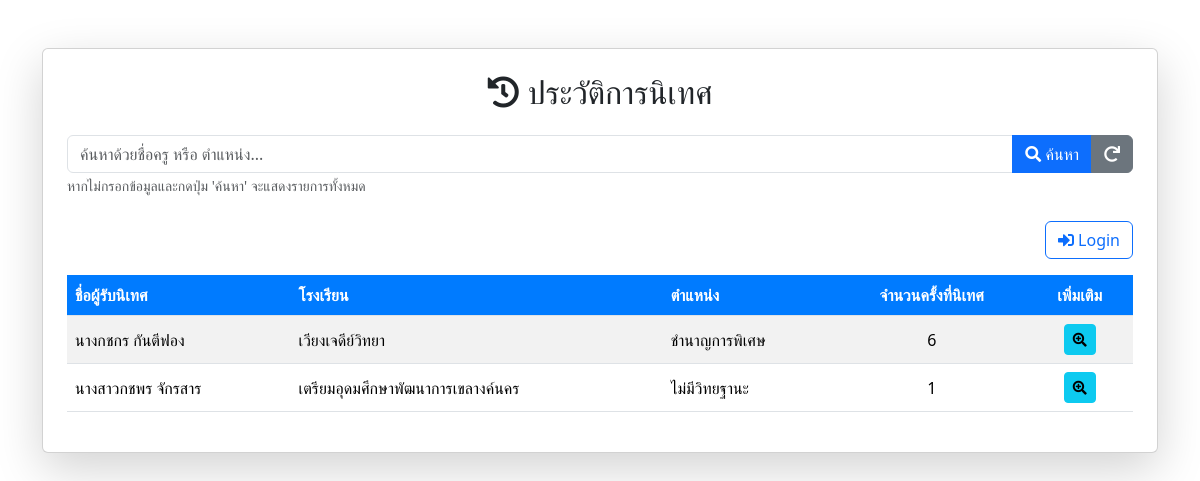
The page /history.php on the database its author committed.
### tables this page shows
CREATE TABLE `teacher` (
  `t_pid` varchar(255) DEFAULT NULL,
  `school_id` int(11) DEFAULT NULL,
  `prefix_id` varchar(3) DEFAULT NULL,
  `PrefixName` varchar(100) DEFAULT NULL,
  `fname` varchar(100) DEFAULT NULL,
  `lname` varchar(100) DEFAULT NULL,
  `adm_rank_id` int(11) DEFAULT NULL,
  `adm_name` varchar(100) DEFAULT NULL,
  `learning_group_id` int(3) DEFAULT NULL,
  `learning_group` varchar(255) DEFAULT NULL,
  `major_subject` varchar(255) DEFAULT NULL
);

CREATE TABLE `school` (
  `school_id` int(11) DEFAULT NULL,
  `SchoolName` varchar(255) DEFAULT NULL,
  `SchoolGroup` int(11) DEFAULT NULL
);

### history.php (the view, shortened to what this page needs)
<?php
require_once 'db_connect.php';
$search_name = isset($_GET['search_name']) ? trim($_GET['search_name']) : '';
$results = [];
$sql = "SELECT
            t.t_pid AS teacher_t_pid,
            CONCAT(t.PrefixName, t.fname, ' ', t.lname) AS teacher_full_name,
            t.adm_name AS teacher_position,
            s_school.SchoolName AS t_school,
            (SELECT COUNT(*) FROM supervision_sessions WHERE teacher_t_pid = t.t_pid) AS supervision_count
        FROM
            (
                SELECT
                    teacher_t_pid,
                    MAX(supervision_date) AS max_date
                FROM supervision_sessions
                GROUP BY teacher_t_pid
            ) AS latest_sessions
        JOIN
            supervision_sessions ss_latest ON latest_sessions.teacher_t_pid = ss_latest.teacher_t_pid AND latest_sessions.max_date = ss_latest.supervision_date
        LEFT JOIN
            teacher t ON ss_latest.teacher_t_pid = t.t_pid
        LEFT JOIN
            school s_school ON t.school_id = s_school.school_id
        ";
$sql .= " ORDER BY latest_sessions.max_date DESC";
$stmt = $conn->prepare($sql);
$stmt->execute();
$result = $stmt->get_result();
if ($result->num_rows > 0) {
    while ($row = $result->fetch_assoc()) {
        $results[] = $row;
    }
}
?>
<!DOCTYPE html>
<html lang="th">
<head>
    <link href="https://cdn.jsdelivr.net/npm/bootstrap@5.3.3/dist/css/bootstrap.min.css" rel="stylesheet">
    <link rel="stylesheet" href="https://cdnjs.cloudflare.com/ajax/libs/font-awesome/5.15.4/css/all.min.css">
</head>
<body>
    <div class="container mt-5">
        <div class="card shadow-lg p-4">
            <h2 class="card-title text-center mb-4"><i class="fas fa-history"></i> ประวัติการนิเทศ</h2>
            <form method="GET" action="history.php" class="mb-4">
                <div class="input-group">
                    <input type="text" class="form-control" placeholder="ค้นหาด้วยชื่อครู หรือ ตำแหน่ง..." name="search_name" value="<?php echo htmlspecialchars($search_name); ?>">
                    <button class="btn btn-primary" type="submit"><i class="fas fa-search"></i> ค้นหา</button>
                    <a href="history.php" class="btn btn-secondary" title="แสดงรายการทั้งหมด">
                        <i class="fas fa-redo"></i>
                    </a>
                </div>
                <small class="form-text text-muted">หากไม่กรอกข้อมูลและกดปุ่ม 'ค้นหา' จะแสดงรายการทั้งหมด</small>
            </form>
            <?php if (isset($_SESSION['is_logged_in']) && $_SESSION['is_logged_in'] === true): ?>
                <div class="d-flex justify-content-between align-items-center mb-3">
                    <a href="logout.php" class="btn btn-danger">
                        <i class="fas fa-sign-out-alt"></i> ออกจากระบบ
                    </a>
                    <a href="index.php" class="btn btn-success">
                        <i class="fas fa-plus-circle"></i> บันทึกการนิเทศ
                    </a>
                </div>
            <?php else: ?>
                <div class="d-flex justify-content-end align-items-center mb-3">
                    <a href="login.php" class="btn btn-outline-primary">
                        <i class="fas fa-sign-in-alt"></i> Login
                    </a>
                </div>
            <?php endif; ?>
            <div class="table-responsive">
                <table class="table table-striped table-hover table-custom align-middle">
                    <thead>
                        <tr>
                            <th scope="col">ชื่อผู้รับนิเทศ</th>
                            <th scope="col">โรงเรียน</th>
                            <th scope="col">ตำแหน่ง</th>
                            <th scope="col" class="text-center">จำนวนครั้งที่นิเทศ</th>
                            <th scope="col" class="text-center" style="width: 10%;">เพิ่มเติม</th>
                        </tr>
                    </thead>
                    <tbody>
                        <?php if (empty($results)) : ?>
                            <tr>
                                <td colspan="5" class="text-center text-danger fw-bold">
                                    <?php echo !empty($search_name) ? "ไม่พบข้อมูลการนิเทศที่ตรงกับการค้นหา: \"" . htmlspecialchars($search_name) . "\"" : "ไม่พบประวัติการนิเทศที่บันทึกไว้ในระบบ"; ?>
                                </td>
                            </tr>
                        <?php else : ?>
                            <?php foreach ($results as $row) : ?>
                                <tr>
                                    <td><?php echo htmlspecialchars($row['teacher_full_name']); ?></td>
                                    <td><?php echo htmlspecialchars($row['t_school']); ?></td>
                                    <td><?php echo htmlspecialchars($row['teacher_position']); ?></td>
                                    <td class="text-center">
                                        <?php echo htmlspecialchars($row['supervision_count']); ?>
                                    </td>
                                    <td class="text-center">
                                        <form method="POST" action="session_details.php" style="display:inline;">
                                            <button type="submit" class="btn btn-sm btn-info" title="ดูประวัติการนิเทศทั้งหมดของครูท่านนี้">
                                                <i class="fas fa-search-plus"></i>
                                            </button>
                                        </form>
                                    </td>
                                </tr>
                            <?php endforeach; ?>
                        <?php endif; ?>
                    </tbody>
                </table>
            </div>
        </div>
    </div>
</body>
</html>

### history.php (style rules this page uses)
.table-custom th { background-color: #007bff; color: white; vertical-align: middle; }
.table-custom td { vertical-align: middle; }

### rows shown on the page
teacher: teacher_full_name "นางกชกร กันตีฟอง", school.SchoolName "เวียงเจดีย์วิทยา", adm_name "ชำนาญการพิเศษ", supervision_count "6"
teacher: teacher_full_name "นางสาวกชพร จักรสาร", school.SchoolName "เตรียมอุดมศึกษาพัฒนาการเขลางค์นคร", adm_name "ไม่มีวิทยฐานะ", supervision_count "1"
